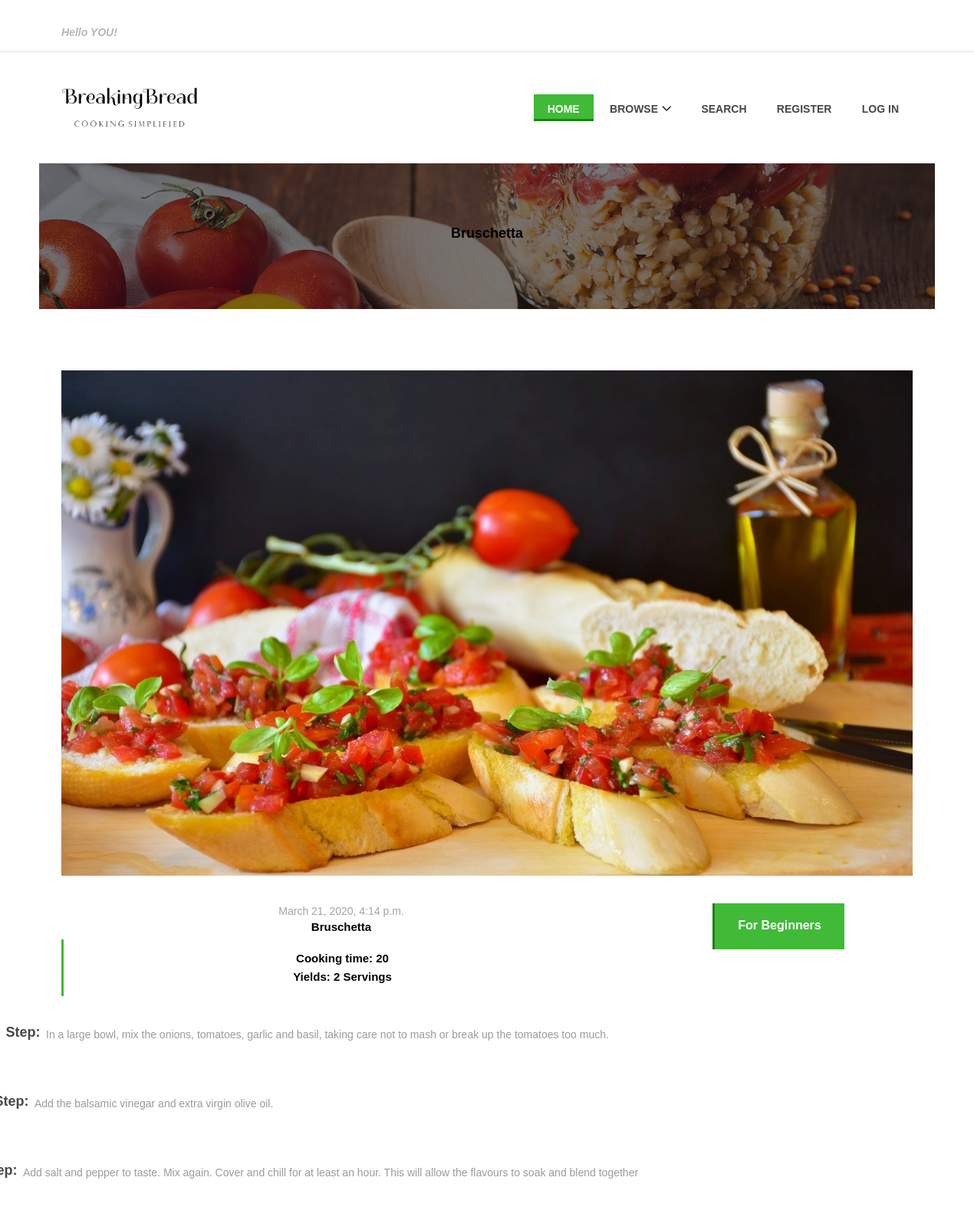
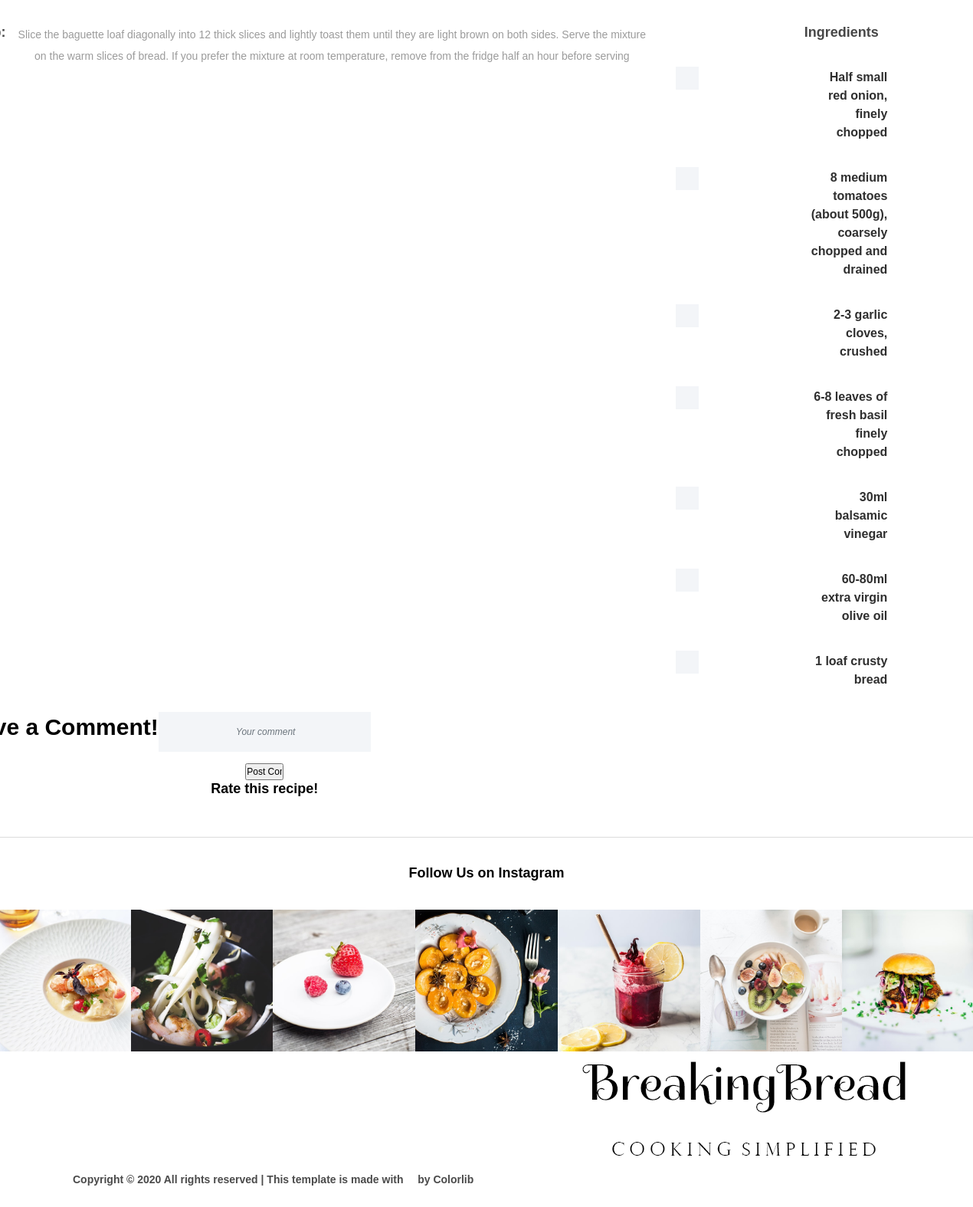
/breakingbread/recipe/1/, run on the app's committed database (2 pictures, top to bottom).
### breakingbread/models.py (models this page shows, shortened)
class Recipe(models.Model):
    recipe_id=models.AutoField(primary_key=True)
    recipe_name=models.CharField(max_length=128)
    username = models.ForeignKey(UserProfile,on_delete=models.CASCADE)
    time_taken = models.IntegerField()
    level = models.IntegerField()
    ingredients = models.TextField(max_length=1000)
    cooking_type = models.IntegerField(default=0)
    cuisine = models.ForeignKey(Cuisine,on_delete=models.CASCADE)
    description = models.TextField(max_length=2000)
    created = models.DateTimeField(default=now)

class Image(models.Model):
    image_id=models.AutoField(primary_key=True)
    picture = models.ImageField(upload_to='recipe_images', blank=False)
    recipe_id=models.ForeignKey(Recipe,on_delete=models.CASCADE,blank=False)

### breakingbread/views.py (the view)
# urls.py: path('recipe/<int:recipe_id>/', views.recipe, name='recipe'),
def recipe(request,recipe_id):
    recipe_to_display = Recipe.objects.filter(recipe_id= recipe_id)
    recipe_ = {"id": recipe_to_display[0].recipe_id,
                        "name": recipe_to_display[0].recipe_name,
                        "username": recipe_to_display[0].username,
                         "time_taken": recipe_to_display[0].time_taken,
                         "level": recipe_to_display[0].level,
                         "ingredients": [],
                         "cooking_type": recipe_to_display[0].cooking_type,
                         "cuisine": recipe_to_display[0].cuisine,
                         "description": [],
                         "created": recipe_to_display[0].created,
                        "images": []
              }
    images = Image.objects.filter(recipe_id=recipe_id)
    for image in images:
        recipe_["images"].append(image.picture)
    for i in recipe_to_display[0].description.split("?"):
        recipe_["description"].append(i)
    for i in recipe_to_display[0].ingredients.split("?"):
        recipe_["ingredients"].append(i)
    return render(request, 'breakingbread/receipe-post.html', context = recipe_)

### templates/breakingbread/receipe-post.html (shortened to what this page needs)
{% extends 'breakingbread/base.html' %}
{% load staticfiles %}
{% block body_block %}
    <div class="breadcumb-area bg-img bg-overlay" style="background-image: url(/static/images/bg-img/breadcumb3.jpg);">
        <div class="container h-100">
            <div class="row h-100 align-items-center">
                <div class="col-12">
                    <div class="breadcumb-text text-center">
                        <h4>{{ name }}</h4>
                    </div>
                </div>
            </div>
        </div>
    </div>
    <div class="receipe-post-area section-padding-80">
        <div class="container">
            <div class="row">
                <div class="col-12">
                    <div class="receipe-slider owl-carousel">
                        {% for i in images %}
                        <img src="{{ MEDIA_URL }}{{ i }}" alt="">
                        {% endfor %}
                    </div>
                </div>
            </div>
        </div>
        <div class="receipe-content-area">
            <div class="container">
                <div class="row">
                    <div class="col-12 col-md-8">
                        <div class="receipe-headline my-5">
                            <span>{{ created }}</span>
                            <h5>{{ name }}</h5>
                            <div class="receipe-duration">
                                <h6>Cooking time: {{ time_taken }}</h6>
                                <h6>Yields: 2 Servings</h6>
                            </div>
                        </div>
                    </div>
                    <div class="col-12 col-md-4">
                            <a href="#" class="btn delicious-btn">For Beginners</a>
                        </div>
                    </div>
                </div>
                {% for i in description %}
                <div class="row">
                    <div class="col-12 col-lg-8">
                        <div class="single-preparation-step d-flex">
                            <h4>Step: </h4>
                            <p>{{i}} </p>
                        </div>
                    </div>
                {% endfor %}
                    <div class="col-12 col-lg-4">
                        <div class="ingredients">
                            <h4>Ingredients</h4>
                             {% for i in ingredients %}
                            <div class="custom-control custom-checkbox">
                                <label class="custom-control-label" for="customCheck1">{{i}}</label>
                            </div>
                            {% endfor %}
                    </div>
                </div>
                <div class="row">
                    <div class="col-12">
                        <div class="section-heading text-left">
                            <h3>Leave a Comment!</h3>
                        </div>
                    </div>
                </div>
                <div class="row">
                    <div class="col-12">
                        <div class="contact-form-area">
                            <form id="review_form" method="post" action="{% url 'breakingbread:recipe' %}">
                                <div class="row">
                                    <div class="col-12">
                                         <input type = "text" name="message" id="message" class = "form-control" placeholder="Your comment" cols = "20" rows = "10"/>
                                    </div>
                                    <div class="col-12">
                                        <input type="submit" name="submit" value="Post Comment" />
                                    </div>
                                </div>
                            </form>
                        </div>
                        <div>
                            <h4>Rate this recipe!</h4>
                        </div>
                        <div>
                             <span class="rating_stars rating_0">
                                    <span class='s' data-low='0.5' data-high='1'><i class="fa fa-star-o"></i></span>
                                  <span class='s' data-low='1.5' data-high='2'><i class="fa fa-star-o"></i></span>
                                  <span class='s' data-low='2.5' data-high='3'><i class="fa fa-star-o"></i></span>
                                  <span class='s' data-low='3.5' data-high='4'><i class="fa fa-star-o"></i></span>
                                  <span class='s' data-low='4.5' data-high='5'><i class="fa fa-star-o"></i></span>
                                  <span class='r r0_5' data-rating='1' data-value='0.5'></span>
                                  <span class='r r1' data-rating='1' data-value='1'></span>
                                  <span class='r r1_5' data-rating='15' data-value='1.5'></span>
                                  <span class='r r2' data-rating='2' data-value='2'></span>
                                  <span class='r r2_5' data-rating='25' data-value='2.5'></span>
                                  <span class='r r3' data-rating='3' data-value='3'></span>
                                  <span class='r r3_5' data-rating='35' data-value='3.5'></span>
                                  <span class='r r4' data-rating='4' data-value='4'></span>
                                  <span class='r r4_5' data-rating='45' data-value='4.5'></span>
                                  <span class='r r5' data-rating='5' data-value='5'></span>
                                </span>
                        </div>
                    </div>
                </div>
            </div>
        </div>
    </div>
    <div class="follow-us-instagram">
        <div class="container">
            <div class="row">
                <div class="col-12">
                    <h5>Follow Us on Instagram</h5>
                </div>
            </div>
        </div>
        <div class="insta-feeds d-flex flex-wrap">
            <div class="single-insta-feeds">
                <img src="{% static 'images/bg-img/insta1.jpg' %}" alt="">
            </div>
            <div class="single-insta-feeds">
                <img src="{% static 'images/bg-img/insta2.jpg' %}" alt="">
            </div>
            <div class="single-insta-feeds">
                <img src="{% static 'images/bg-img/insta3.jpg' %}" alt="">
            </div>
            <div class="single-insta-feeds">
                <img src="{% static 'images/bg-img/insta4.jpg' %}" alt="">
            </div>
            <div class="single-insta-feeds">
                <img src="{% static 'images/bg-img/insta5.jpg' %}" alt="">
            </div>
            <div class="single-insta-feeds">
                <img src="{% static 'images/bg-img/insta6.jpg' %}" alt="">
            </div>
            <div class="single-insta-feeds">
                <img src="{% static 'images/bg-img/insta7.jpg' %}" alt="">
            </div>
        </div>
    </div>
{% endblock %}

### templates/breakingbread/base.html (shortened to what this page needs)
﻿<!DOCTYPE html>
{% load staticfiles %}
<html lang="en">
<head>
    <link rel="stylesheet" href="{% static 'style.css' %}">
</head>
<body>
    <header class="header-area">
        <div class="top-header-area">
            <div class="container h-100">
                <div class="row h-100 align-items-center justify-content-between">
                    <div class="col-12 col-sm-6">
                        <div class="breaking-news">
                            <div id="breakingNewsTicker" class="ticker">
                                <ul>
                                    {% if logged_in %}
                                    <li><a href="#">Hello {{ username }}</a></li>
                                    {% else %}
                                    <li><a href="#">Hello YOU!</a></li>
                                    {% endif %}
                                </ul>
                            </div>
                        </div>
                    </div>
                    <div class="col-12 col-sm-6">
                        <div class="top-social-info text-right">
                            <a href="#"><i class="fa fa-pinterest" aria-hidden="true"></i></a>
                            <a href="#"><i class="fa fa-facebook" aria-hidden="true"></i></a>
                            <a href="#"><i class="fa fa-twitter" aria-hidden="true"></i></a>
                            <a href="#"><i class="fa fa-dribbble" aria-hidden="true"></i></a>
                            <a href="#"><i class="fa fa-behance" aria-hidden="true"></i></a>
                            <a href="#"><i class="fa fa-linkedin" aria-hidden="true"></i></a>
                        </div>
                    </div>
                </div>
            </div>
        </div>
        <div class="delicious-main-menu">
            <div class="classy-nav-container breakpoint-off">
                <div class="container">
                    <nav class="classy-navbar justify-content-between" id="deliciousNav">
                        <a class="nav-brand" href="{% url 'breakingbread:index' %}"><img src="{% static 'images/core-img/bb_logo.png' %}" alt=""></a>
                        <div class="classy-menu">
                            <div class="classynav">
                                <ul>
                                    <li class="active"><a href="{% url 'breakingbread:index' %}">Home</a></li>
                                    <li>
                                        <a href="#">Browse</a>
                                    </li>
                                    <li><a href="{% url 'breakingbread:search' %}">Search</a></li>
                                    {% if logged_in %}
                                    <li><a href="{% url 'breakingbread:details' %}">My Details</a></li>
                                    <li><a href="{% url 'breakingbread:logout' %}">Sign out</a></li>
                                    {% else %}
                                    <li><a href="{% url 'breakingbread:register' %}">Register</a></li>
                                    <li><a href="{% url 'breakingbread:login' %}">Log In</a></li>
                                    {% endif %}
                                </ul>
                            </div>
                        </div>
                    </nav>
                </div>
            </div>
        </div>
    </header>
    <div>
        {% block body_block %}
        {% endblock %}
    </div>
    <footer class="footer-area">
        <div class="container h-100">
            <div class="row h-100">
                <div class="col-12 h-100 d-flex flex-wrap align-items-center justify-content-between">
                    <div class="footer-social-info text-right">
                        <a href="#"><i class="fa fa-pinterest" aria-hidden="true"></i></a>
                        <a href="#"><i class="fa fa-facebook" aria-hidden="true"></i></a>
                        <a href="#"><i class="fa fa-twitter" aria-hidden="true"></i></a>
                        <a href="#"><i class="fa fa-dribbble" aria-hidden="true"></i></a>
                        <a href="#"><i class="fa fa-behance" aria-hidden="true"></i></a>
                        <a href="#"><i class="fa fa-linkedin" aria-hidden="true"></i></a>
                    </div>
                    <div class="footer-logo">
                        <a href="index.html"><img src="img/core-img/bb_logo.png" alt=""></a>
                    </div>
                    <p>
                        Copyright &copy;
                        <script>document.write(new Date().getFullYear());</script> All rights reserved | This template is made with <i class="fa fa-heart-o" aria-hidden="true"></i> by <a href="https://colorlib.com" target="_blank">Colorlib</a>
                    </p>
                </div>
            </div>
        </div>
    </footer>
</body>
</html>

### data on the page
Recipe: recipe_name "Bruschetta", created "March 21, 2020, 4:14 p.m."
Image: picture (picture)

### other printed values
{{ time_taken }} "20"
{{ i }} "In a large bowl, mix the onions, tomatoes, garlic and basil, taking care not to mash or break up the tomatoes too much." "Add the balsamic vinegar and extra virgin olive oil." "Add salt and pepper to taste. Mix again. Cover and chill for at least an hour. This will allow the flavours to soak and blend together"
{{ i }} "Half small red onion, finely chopped" "8 medium tomatoes (about 500g), coarsely chopped and drained" "2-3 garlic cloves, crushed" "6-8 leaves of fresh basil finely chopped" "30ml balsamic vinegar" "60-80ml extra virgin olive oil" "1 loaf crusty bread"
